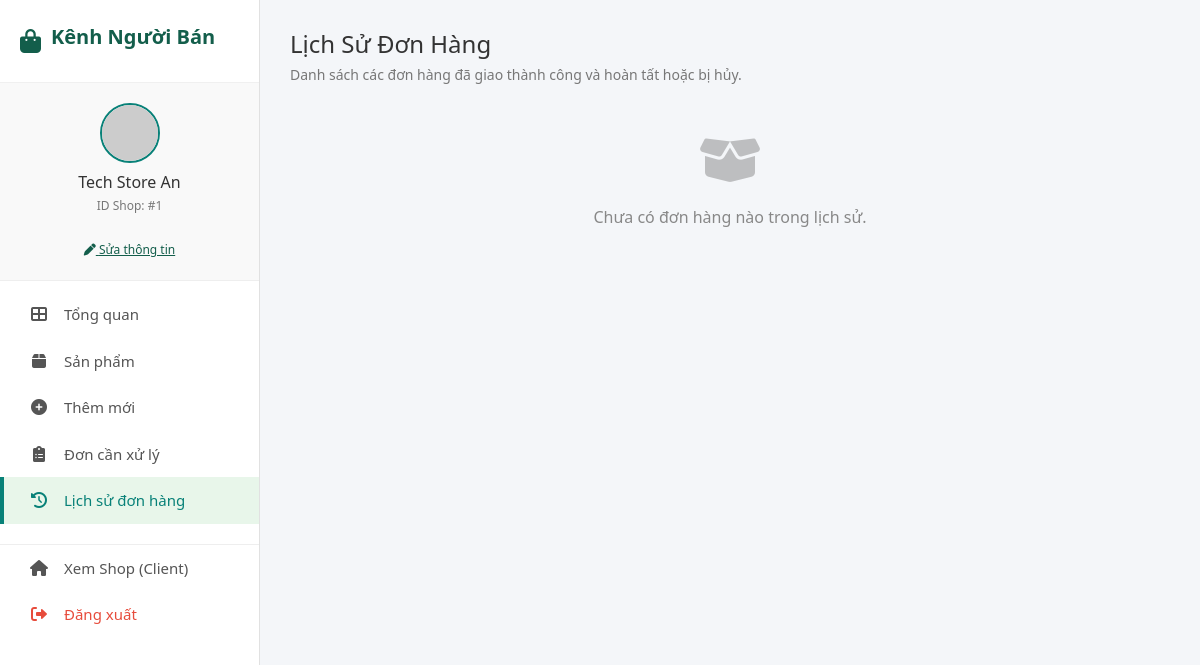
Page /page/SellerPage/orders_history.php (signed in) on the earlier database version.
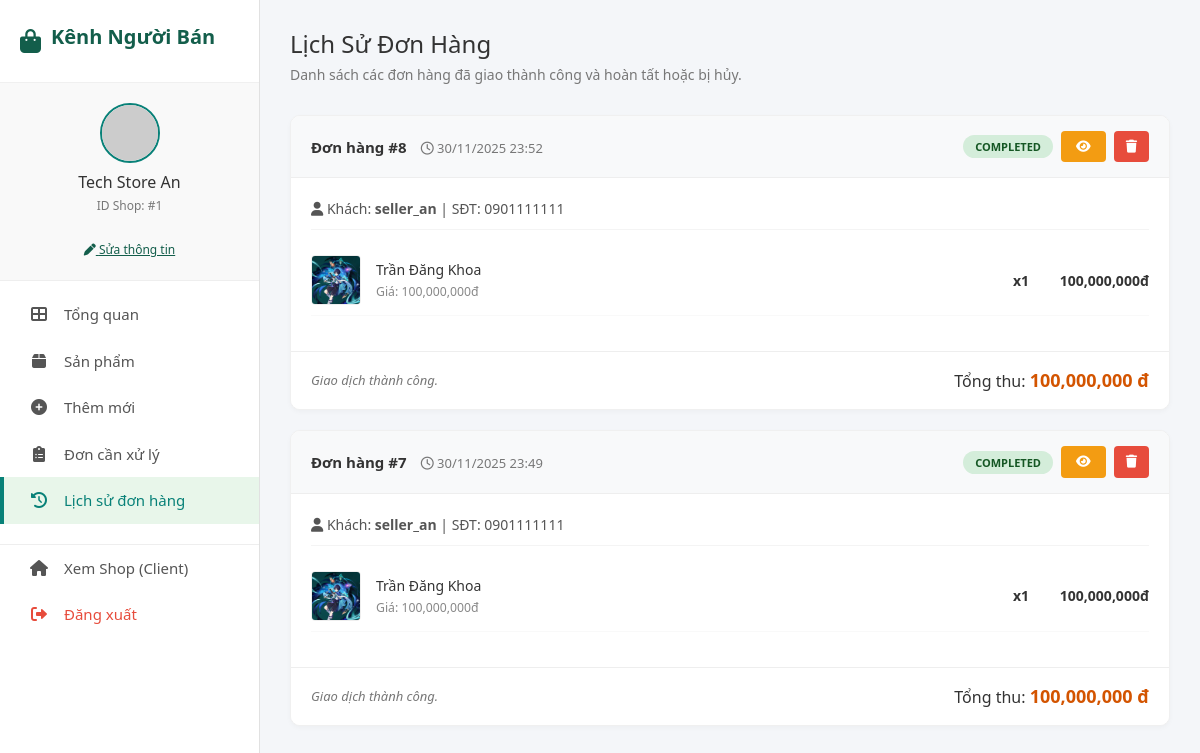
Same page on the later database version.
### tables this page shows
CREATE TABLE `orders` (
  `oid` int(11) NOT NULL,
  `aid` int(11) NOT NULL,
  `fullname` varchar(255) NOT NULL,
  `phone` varchar(20) NOT NULL,
  `address` text NOT NULL,
  `note` text DEFAULT NULL,
  `order_date` datetime NOT NULL DEFAULT current_timestamp(),
  `total_amount` decimal(10,2) NOT NULL,
  `status` enum('pending','paid','shipped','completed','cancelled') NOT NULL DEFAULT 'pending',
  `created_at` timestamp NOT NULL DEFAULT current_timestamp()
);

CREATE TABLE `acc` (
  `aid` int(11) NOT NULL,
  `afname` varchar(100) NOT NULL,
  `alname` varchar(100) NOT NULL,
  `email` varchar(100) NOT NULL,
  `phone` varchar(20) NOT NULL,
  `username` varchar(50) NOT NULL,
  `password` varchar(255) NOT NULL,
  `role` enum('admin','seller','user') NOT NULL DEFAULT 'user'
);

CREATE TABLE `order_items` (
  `oid` int(11) NOT NULL,
  `pid` int(11) NOT NULL,
  `quantity` int(11) NOT NULL,
  `price` decimal(10,2) NOT NULL
);

CREATE TABLE `products` (
  `pid` int(11) NOT NULL,
  `sid` int(11) NOT NULL,
  `cid` int(11) DEFAULT NULL,
  `name` varchar(150) NOT NULL,
  `description` text DEFAULT NULL,
  `price` decimal(10,2) NOT NULL,
  `stock` int(11) NOT NULL DEFAULT 0,
  `status` enum('pending','approved','rejected','hidden') NOT NULL DEFAULT 'pending',
  `main_image` varchar(255) DEFAULT NULL
);

### config.php (called while the page is built, shortened)
<?php
if (!function_exists('getImage')) {
    function getImage($path) {
        $clean_path = ltrim($path, '/');
        return BASE_URL . '/' . $clean_path;
    }
}
?>

### page/SellerPage/orders_history.php (the view, shortened to what the changed rows need)
<?php
$sid = $_SESSION['shop_id'];
$sql = "SELECT o.oid, o.order_date, o.status, a.username, a.phone, SUM(oi.quantity * oi.price) as shop_total
        FROM orders o
        JOIN order_items oi ON o.oid = oi.oid
        JOIN products p ON oi.pid = p.pid
        JOIN acc a ON o.aid = a.aid
        WHERE p.sid = $sid AND (o.status = 'completed' OR o.status = 'cancelled')
        GROUP BY o.oid, o.order_date, o.status, a.username, a.phone
        ORDER BY o.order_date DESC";
$result = $conn->query($sql);
?>
<!DOCTYPE html>
<html lang="vi">
<head>
    <link rel="stylesheet" href="https://cdnjs.cloudflare.com/ajax/libs/font-awesome/5.15.4/css/all.min.css" />
    <?php include ROOT_PATH . '/includes/head_meta.php'; ?>
</head>
<body>
    <div class="sidebar">
        <div class="sidebar-header"><i class="fas fa-shopping-bag"></i>
            <h2>Kênh Người Bán</h2>
        </div>
    </div>
    <div class="main-content">
        <div class="page-header">
            <h2>Lịch Sử Đơn Hàng</h2>
        </div>
        <?php if ($result->num_rows > 0): ?>
            <?php while ($order = $result->fetch_assoc()): ?>
                <div class="order-card">
                    <div class="order-header">
                        <div>
                            <strong style="font-size: 15px;">Đơn hàng #<?= $order['oid'] ?></strong>
                            <span style="color:#777; font-size:13px; margin-left:10px;"><i class="far fa-clock"></i> <?= date('d/m/Y H:i', strtotime($order['order_date'])) ?></span>
                        </div>
                        <div class="action-group">
                            <span class="badge st-<?= $order['status'] ?>"><?= ucfirst($order['status']) ?></span>
                            <a href="order_detail.php?oid=<?= $order['oid'] ?>&ref=history" class="btn-view" title="Xem chi tiết">
                                <i class="fas fa-eye"></i>
                            </a>
                            <form method="POST" onsubmit="return confirm('Bạn chắc chắn muốn xóa lịch sử đơn hàng này?');" style="display:inline;">
                                <button type="submit" class="btn-delete-order" title="Xóa lịch sử">
                                    <i class="fas fa-trash"></i>
                                </button>
                            </form>
                        </div>
                    </div>
                    <div class="order-body">
                        <div class="customer-info">
                            <i class="fas fa-user"></i> Khách: <b><?= htmlspecialchars($order['username']) ?></b> | SĐT: <?= htmlspecialchars($order['phone']) ?>
                        </div>
                        <table class="item-list">
                            <?php
                            $oid = $order['oid'];
                            $items = $conn->query("SELECT oi.*, p.name, p.main_image FROM order_items oi JOIN products p ON oi.pid = p.pid WHERE oi.oid = $oid AND p.sid = $sid");
                            while ($item = $items->fetch_assoc()):
                                $imgSrc = $item['main_image'];
                                if (function_exists('getImage')) $displayImg = getImage($imgSrc);
                                else {
                                    if (empty($imgSrc)) $displayImg = 'https://via.placeholder.com/50';
                                    elseif (strpos($imgSrc, 'http') === 0) $displayImg = $imgSrc;
                                    else $displayImg = BASE_URL . '/' . ltrim($imgSrc, '/');
                                }
                            ?>
                                <tr>
                                    <td width="60"><img src="<?= $displayImg ?>" class="item-img"></td>
                                    <td>
                                        <div class="item-name"><?= htmlspecialchars($item['name']) ?></div>
                                        <small style="color: #888;">Giá: <?= number_format($item['price']) ?>đ</small>
                                    </td>
                                    <td align="right" style="font-weight:bold;">x<?= $item['quantity'] ?></td>
                                    <td align="right" width="120"><b><?= number_format($item['price'] * $item['quantity']) ?>đ</b></td>
                                </tr>
                            <?php endwhile; ?>
                        </table>
                    </div>
                    <div class="order-footer">
                        <div style="font-style:italic; color:#777; font-size: 13px;">
                            <?php if($order['status']=='completed') echo "Giao dịch thành công."; else echo "Đơn hàng đã hủy."; ?>
                        </div>
                        <div>Tổng thu: <span class="total-price"><?= number_format($order['shop_total']) ?> đ</span></div>
                    </div>
                </div>
            <?php endwhile; ?>
        <?php else: ?>
            <div style="text-align: center; margin-top: 50px; color: #888;">
                <i class="fas fa-box-open" style="font-size: 50px; margin-bottom: 20px; opacity: 0.5;"></i>
                <p>Chưa có đơn hàng nào trong lịch sử.</p>
            </div>
        <?php endif; ?>
    </div>
</body>
</html>

Differences in the rows shown:
added orders: oid "8", order_date "30/11/2025 23:52", status "COMPLETED", aid.username "seller_an", aid.phone "0901111111", shows "Giao dịch thành công.", shop_total "100,000,000"
added order_items: pid.main_image (picture), pid.name "Trần Đăng Khoa", price "100,000,000", quantity "1", $item['price'] * $item['quantity'] "100,000,000", shown under "8"
added orders: oid "7", order_date "30/11/2025 23:49", status "COMPLETED", aid.username "seller_an", aid.phone "0901111111", shows "Giao dịch thành công.", shop_total "100,000,000"
added order_items: pid.main_image (picture), pid.name "Trần Đăng Khoa", price "100,000,000", quantity "1", $item['price'] * $item['quantity'] "100,000,000", shown under "7"
Other differences:
text no longer shown: "Chưa có đơn hàng nào trong lịch sử."
